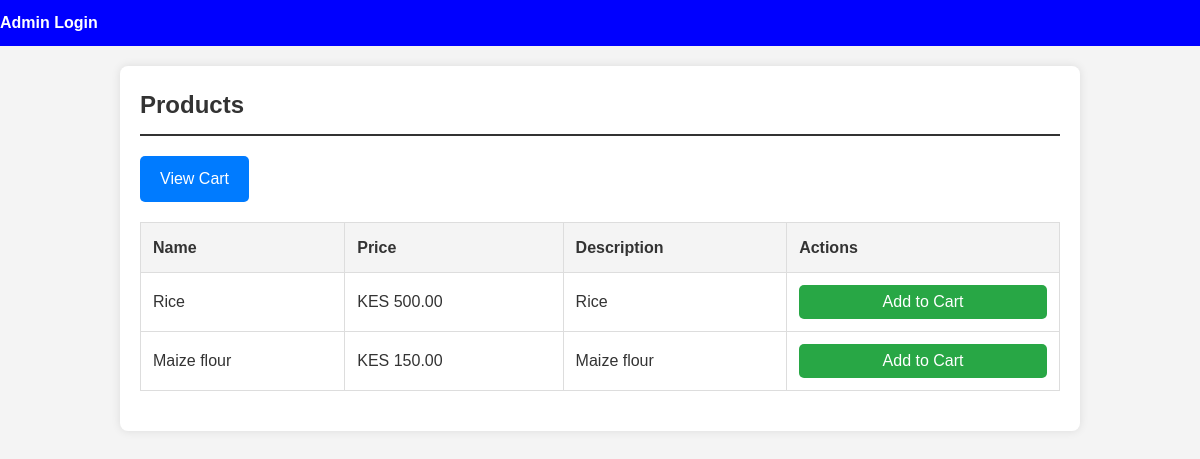
The page / on the database its author committed.
### models.py (models this page shows, shortened)
class InventoryItem(db.Model):
    __tablename__ = 'inventory_item'
    id = db.Column(db.Integer, primary_key=True)
    name = db.Column(db.String(150), nullable=False)
    quantity = db.Column(db.Integer, nullable=False)
    price = db.Column(db.Float, nullable=False)
    description = db.Column(db.String(255), nullable=True)
    stock = db.Column(db.Integer, default=0)

### app.py (the view)
@app.route('/')
def products():
    items = InventoryItem.query.all()
    return render_template('products.html', items=items)

### app.py (called while the page is built)
@app.before_request
def before_request():
    if 'cart' not in session:
        session['cart'] = {}  # Initialize cart as a dictionary

@app.template_filter('currency')
def currency_format(value, currency="KES"):
    if not isinstance(value, (int, float)):
        return value  # Return the value unchanged if it's not a number
    return f"{currency} {value:,.2f}"

### templates/products.html (shortened to what this page needs)
<!DOCTYPE html>
<html lang="en">
<head>
    <link rel="stylesheet" href="{{ url_for('static', filename='css/style.css') }}">
</head>
<body>
    <header>
        <a href="{{ url_for('login') }}">Admin Login</a>
    </header>
    <main>
        <h2>Products</h2>
        <a href="{{ url_for('cart') }}" class="cart-button">View Cart</a>
        <table>
            <thead>
                <tr>
                    <th>Name</th>
                    <th>Price</th>
                    <th>Description</th>
                    <th>Actions</th>
                </tr>
            </thead>
            <tbody>
                {% for item in items %}
                <tr>
                    <td>{{ item.name }}</td>
                    <td>{{ item.price|currency }}</td>
                    <td>{{ item.description }}</td>
                    <td>
                        <form action="{{ url_for('add_to_cart', item_id=item.id) }}" method="POST">
                            <button type="submit">Add to Cart</button>
                        </form>
                    </td>
                </tr>
                {% endfor %}
            </tbody>
        </table>
    </main>
</body>
</html>

### static/css/style.css (style rules this page uses)
* { margin: 0; padding: 0; box-sizing: border-box; }
body { font-family: Arial, Helvetica, sans-serif; background-color: beige; color: black; }
header { display: flex; justify-content: space-between; align-items: center; padding: 10px 20px; background-color: darkgoldenrod; color: wheat; }
main { margin-left: 220px; padding: 20px; padding-top: 60px; }
button { width: 100%; padding: 10px; background-color: aquamarine; color: black; border: none; border-radius: 5px; cursor: pointer; font-size: 16px; }
a { color: black; }

### templates/products.html (style rules this page uses)
body, h2, table { margin: 0; padding: 0; }
body { font-family: Arial, sans-serif; line-height: 1.6; background-color: #f4f4f4; color: #333; }
header { background: blue; color: #fff; padding: 10px 0; text-align: center; }
header a { color: #fff; text-decoration: none; font-weight: bold; font-size: 16px; }
main { width: 80%; margin: 20px auto; padding: 20px; background: #fff; border-radius: 8px; box-shadow: 0 0 10px rgba(0,0,0,0.1); }
h2 { border-bottom: 2px solid #333; padding-bottom: 10px; margin-bottom: 20px; font-size: 24px; }
.cart-button { display: inline-block; margin-bottom: 20px; padding: 10px 20px; background: #007bff; color: #fff; text-decoration: none; border-radius: 5px; font-size: 16px; }
table { width: 100%; border-collapse: collapse; margin-bottom: 20px; }
table th, table td { padding: 12px; border: 1px solid #ddd; text-align: left; }
table th { background: #f4f4f4; font-weight: bold; }
table td button { background: #28a745; color: #fff; border: none; padding: 8px 16px; border-radius: 5px; cursor: pointer; }
form { display: inline; }

### rows shown on the page
InventoryItem: name "Rice", price "KES 500.00", description "Rice"
InventoryItem: name "Maize flour", price "KES 150.00", description "Maize flour"
